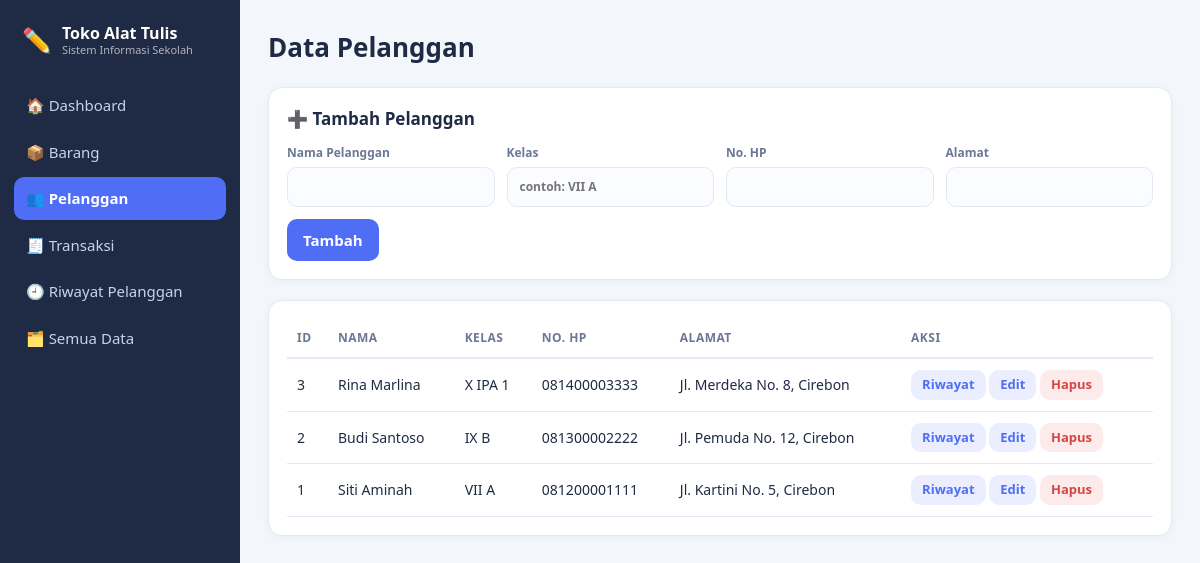
The app's page /pelanggan.php with its own data.
### tables this page shows
CREATE TABLE pelanggan (
  id_pelanggan   INT AUTO_INCREMENT PRIMARY KEY,
  nama_pelanggan VARCHAR(100) NOT NULL,
  kelas          VARCHAR(20),
  no_hp          VARCHAR(20),
  alamat         VARCHAR(200)
);

### koneksi.php (called while the page is built, shortened)
<?php
function e($s) { return htmlspecialchars((string)$s, ENT_QUOTES, 'UTF-8'); }

### pelanggan.php (the view, shortened to what this page needs)
<?php
require 'koneksi.php'; require 'layout.php';
$edit = null;
$data = $pdo->query("SELECT * FROM pelanggan ORDER BY id_pelanggan DESC")->fetchAll();
?>
<div class="card">
  <h2><?= $edit ? '✏️ Edit Pelanggan' : '➕ Tambah Pelanggan' ?></h2>
  <form method="post" class="grid">
    <label>Nama Pelanggan <input name="nama_pelanggan" required value="<?= e($edit['nama_pelanggan'] ?? '') ?>"></label>
    <label>Kelas <input name="kelas" placeholder="contoh: VII A" value="<?= e($edit['kelas'] ?? '') ?>"></label>
    <label>No. HP <input name="no_hp" value="<?= e($edit['no_hp'] ?? '') ?>"></label>
    <label>Alamat <input name="alamat" value="<?= e($edit['alamat'] ?? '') ?>"></label>
    <div><button><?= $edit ? 'Simpan Perubahan' : 'Tambah' ?></button>
      <?php if ($edit): ?> <a class="btn gr" href="pelanggan.php">Batal</a><?php endif; ?></div>
  </form>
</div>
<div class="card wrap">
  <table>
    <tr><th>ID</th><th>Nama</th><th>Kelas</th><th>No. HP</th><th>Alamat</th><th>Aksi</th></tr>
    <?php foreach ($data as $r): ?>
    <tr><td><?= $r['id_pelanggan'] ?></td><td><?= e($r['nama_pelanggan']) ?></td><td><?= e($r['kelas']) ?></td>
      <td><?= e($r['no_hp']) ?></td><td><?= e($r['alamat']) ?></td>
      <td><a class="btn sm" href="riwayat.php?id=<?= $r['id_pelanggan'] ?>">Riwayat</a>
        <a class="btn sm" href="?edit=<?= $r['id_pelanggan'] ?>">Edit</a>
        <form method="post" style="display:inline" onsubmit="return confirm('Hapus pelanggan ini?')">
          <button class="btn sm d" name="hapus" value="<?= $r['id_pelanggan'] ?>">Hapus</button></form></td></tr>
    <?php endforeach; ?>
  </table>
</div>

### assets/style.css (style rules this page uses)
:root { --bg:#f3f6fb;--card:#fff;--tx:#1f2a44;--mut:#6b7794;--bd:#e3e9f4;--pri:#4f6df5;--pri2:#eaeefe;--ok:#1f9d6b;--warn:#e08a00;--dg:#d64545 }
* { box-sizing:border-box }
body { margin:0; background:var(--bg); color:var(--tx); font:15px/1.5 "Segoe UI",system-ui,-apple-system,sans-serif; display:flex;min-height:100vh; }
h2 { font-size:17px;margin:0 0 12px }
.card { background:var(--card);border:1px solid var(--bd);border-radius:14px;padding:18px;margin-bottom:20px;box-shadow:0 2px 8px rgba(31,42,68,.04) }
form.grid { display:grid;grid-template-columns:repeat(auto-fit,minmax(180px,1fr));gap:12px;align-items:end }
label { display:flex;flex-direction:column;font-size:12px;font-weight:600;color:var(--mut);gap:5px }
input,select { font:inherit;padding:10px 12px;border:1px solid var(--bd);border-radius:10px;background:#fbfcff;color:var(--tx);width:100% }
.btn,button { background:var(--pri);color:#fff;border:0;padding:10px 16px;border-radius:10px;cursor:pointer;font:inherit;font-weight:600;text-decoration:none;display:inline-block }
.btn.sm { padding:5px 11px;font-size:13px;background:var(--pri2);color:var(--pri) }
.btn.sm.d { background:#fdeaea;color:var(--dg) }
.wrap { overflow-x:auto }
table { width:100%;border-collapse:collapse;font-size:14px }
th { text-align:left;color:var(--mut);font-size:12px;text-transform:uppercase;letter-spacing:.04em;padding:10px;border-bottom:2px solid var(--bd);white-space:nowrap }
td { padding:11px 10px;border-bottom:1px solid var(--bd);white-space:nowrap }

### records on screen
pelanggan: id_pelanggan "3", nama_pelanggan "Rina Marlina", kelas "X IPA 1", no_hp "081400003333", alamat "Jl. Merdeka No. 8, Cirebon"
pelanggan: id_pelanggan "2", nama_pelanggan "Budi Santoso", kelas "IX B", no_hp "081300002222", alamat "Jl. Pemuda No. 12, Cirebon"
pelanggan: id_pelanggan "1", nama_pelanggan "Siti Aminah", kelas "VII A", no_hp "081200001111", alamat "Jl. Kartini No. 5, Cirebon"

### other values on screen
$ikon "🏠"
$nama "Dashboard"
$ikon "📦"
$nama "Barang"
$ikon "👥"
$nama "Pelanggan"
$ikon "🧾"
$nama "Transaksi"
$ikon "🕘"
$nama "Riwayat Pelanggan"
$ikon "🗂️"
$nama "Semua Data"
$judul "Data Pelanggan"
